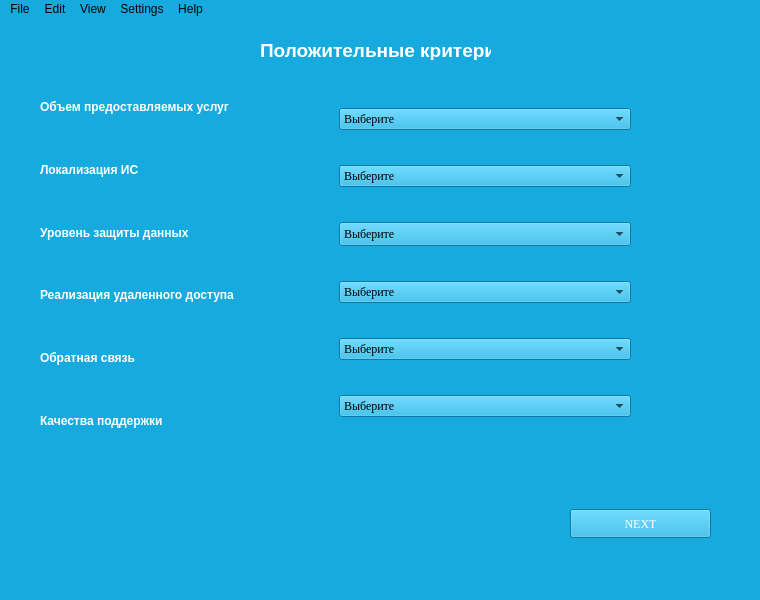
<?xml version="1.0" encoding="UTF-8"?>
<ui version="4.0">
 <class>MainWindow</class>
 <widget class="QMainWindow" name="MainWindow">
  <property name="geometry">
   <rect>
    <x>0</x>
    <y>0</y>
    <width>760</width>
    <height>600</height>
   </rect>
  </property>
  <property name="font">
   <font>
    <family>Liberation Serif</family>
   </font>
  </property>
  <property name="windowTitle">
   <string>Evaluator</string>
  </property>
  <property name="layoutDirection">
   <enum>Qt::LeftToRight</enum>
  </property>
  <property name="autoFillBackground">
   <bool>false</bool>
  </property>
  <property name="styleSheet">
   <string notr="true">border-top-color: rgb(255, 255, 255);
selection-background-color: rgb(0, 54, 255);
background-color: rgb(22, 170, 223);
selection-color: rgb(255, 255, 255);
color: rgb(0, 0, 0);</string>
  </property>
  <property name="tabShape">
   <enum>QTabWidget::Rounded</enum>
  </property>
  <widget class="QWidget" name="centralwidget">
   <widget class="QLabel" name="label_7">
    <property name="geometry">
     <rect>
      <x>260</x>
      <y>20</y>
      <width>231</width>
      <height>21</height>
     </rect>
    </property>
    <property name="styleSheet">
     <string notr="true">color: qlineargradient(spread:pad, x1:0, y1:0, x2:1, y2:0, stop:0 rgba(0, 0, 0, 255), stop:1 rgba(255, 255, 255, 255));</string>
    </property>
    <property name="text">
     <string notr="true">&lt;html&gt;&lt;head/&gt;&lt;body&gt;&lt;p align=&quot;center&quot;&gt;&lt;span style=&quot; font-family:'Liberation Serif,serif'; font-size:14pt; font-weight:600; color:#ffffff;&quot;&gt;Положительные критерии&lt;/span&gt;&lt;/p&gt;&lt;/body&gt;&lt;/html&gt;</string>
    </property>
    <property name="textFormat">
     <enum>Qt::AutoText</enum>
    </property>
    <property name="scaledContents">
     <bool>true</bool>
    </property>
    <property name="textInteractionFlags">
     <set>Qt::NoTextInteraction</set>
    </property>
   </widget>
   <widget class="QPushButton" name="pushButton">
    <property name="geometry">
     <rect>
      <x>570</x>
      <y>490</y>
      <width>141</width>
      <height>29</height>
     </rect>
    </property>
    <property name="sizePolicy">
     <sizepolicy hsizetype="Minimum" vsizetype="Fixed">
      <horstretch>0</horstretch>
      <verstretch>0</verstretch>
     </sizepolicy>
    </property>
    <property name="font">
     <font>
      <family>Liberation Serif</family>
     </font>
    </property>
    <property name="autoFillBackground">
     <bool>false</bool>
    </property>
    <property name="styleSheet">
     <string notr="true">color: rgb(255, 255, 255);</string>
    </property>
    <property name="text">
     <string>NEXT</string>
    </property>
    <property name="autoDefault">
     <bool>false</bool>
    </property>
    <property name="default">
     <bool>false</bool>
    </property>
    <property name="flat">
     <bool>false</bool>
    </property>
   </widget>
   <widget class="QWidget" name="layoutWidget">
    <property name="geometry">
     <rect>
      <x>40</x>
      <y>60</y>
      <width>591</width>
      <height>371</height>
     </rect>
    </property>
    <layout class="QHBoxLayout" name="horizontalLayout">
     <item>
      <layout class="QVBoxLayout" name="verticalLayout_2">
       <item>
        <widget class="QLabel" name="label">
         <property name="styleSheet">
          <string notr="true">color: qlineargradient(spread:pad, x1:0, y1:0, x2:1, y2:0, stop:0 rgba(0, 0, 0, 255), stop:1 rgba(255, 255, 255, 255));</string>
         </property>
         <property name="text">
          <string notr="true">&lt;html&gt;&lt;head/&gt;&lt;body&gt;&lt;p align=&quot;justify&quot;&gt;&lt;span style=&quot; font-family:'Liberation Serif,serif'; font-weight:600; color:#ffffff;&quot;&gt;Объем предоставляемых услуг&lt;/span&gt;&lt;/p&gt;&lt;/body&gt;&lt;/html&gt;</string>
         </property>
         <property name="textFormat">
          <enum>Qt::AutoText</enum>
         </property>
         <property name="scaledContents">
          <bool>true</bool>
         </property>
         <property name="textInteractionFlags">
          <set>Qt::NoTextInteraction</set>
         </property>
        </widget>
       </item>
       <item>
        <widget class="QLabel" name="label_2">
         <property name="text">
          <string>&lt;html&gt;&lt;head/&gt;&lt;body&gt;&lt;p align=&quot;justify&quot;&gt;&lt;span style=&quot; font-family:'Liberation Serif,serif'; font-weight:600; color:#ffffff;&quot;&gt;Локализация ИС&lt;/span&gt;&lt;/p&gt;&lt;/body&gt;&lt;/html&gt;</string>
         </property>
        </widget>
       </item>
       <item>
        <widget class="QLabel" name="label_3">
         <property name="styleSheet">
          <string notr="true">color: qlineargradient(spread:pad, x1:0, y1:0, x2:1, y2:0, stop:0 rgba(0, 0, 0, 255), stop:1 rgba(255, 255, 255, 255));</string>
         </property>
         <property name="text">
          <string notr="true">&lt;html&gt;&lt;head/&gt;&lt;body&gt;&lt;p align=&quot;justify&quot;&gt;&lt;span style=&quot; font-family:'Liberation Serif,serif'; font-weight:600; color:#ffffff;&quot;&gt;Уровень защиты данных&lt;/span&gt;&lt;/p&gt;&lt;/body&gt;&lt;/html&gt;</string>
         </property>
         <property name="textFormat">
          <enum>Qt::AutoText</enum>
         </property>
         <property name="scaledContents">
          <bool>true</bool>
         </property>
         <property name="textInteractionFlags">
          <set>Qt::NoTextInteraction</set>
         </property>
        </widget>
       </item>
       <item>
        <widget class="QLabel" name="label_4">
         <property name="text">
          <string>&lt;html&gt;&lt;head/&gt;&lt;body&gt;&lt;p align=&quot;justify&quot;&gt;&lt;span style=&quot; font-family:'Liberation Serif,serif'; font-weight:600; color:#ffffff;&quot;&gt;Реализация удаленного доступа&lt;/span&gt;&lt;/p&gt;&lt;/body&gt;&lt;/html&gt;</string>
         </property>
        </widget>
       </item>
       <item>
        <widget class="QLabel" name="label_5">
         <property name="text">
          <string>&lt;html&gt;&lt;head/&gt;&lt;body&gt;&lt;p align=&quot;justify&quot;&gt;&lt;span style=&quot; font-family:'Liberation Serif,serif'; font-weight:600; color:#ffffff;&quot;&gt;Обратная связь&lt;/span&gt;&lt;/p&gt;&lt;/body&gt;&lt;/html&gt;</string>
         </property>
        </widget>
       </item>
       <item>
        <widget class="QLabel" name="label_6">
         <property name="text">
          <string>&lt;html&gt;&lt;head/&gt;&lt;body&gt;&lt;p align=&quot;justify&quot;&gt;&lt;span style=&quot; font-family:'Liberation Serif,serif'; font-weight:600; color:#ffffff;&quot;&gt;Качества поддержки&lt;/span&gt;&lt;/p&gt;&lt;/body&gt;&lt;/html&gt;</string>
         </property>
        </widget>
       </item>
      </layout>
     </item>
     <item>
      <layout class="QVBoxLayout" name="verticalLayout">
       <item>
        <widget class="QComboBox" name="comboBox">
         <property name="font">
          <font>
           <family>Liberation Serif</family>
           <kerning>true</kerning>
          </font>
         </property>
         <property name="autoFillBackground">
          <bool>false</bool>
         </property>
         <item>
          <property name="text">
           <string>Выберите</string>
          </property>
         </item>
         <item>
          <property name="text">
           <string>Обширный</string>
          </property>
         </item>
         <item>
          <property name="text">
           <string>Полный</string>
          </property>
         </item>
         <item>
          <property name="text">
           <string>Неполный</string>
          </property>
         </item>
        </widget>
       </item>
       <item>
        <widget class="QComboBox" name="comboBox_2">
         <property name="font">
          <font>
           <family>Liberation Serif</family>
          </font>
         </property>
         <property name="sizeAdjustPolicy">
          <enum>QComboBox::AdjustToContentsOnFirstShow</enum>
         </property>
         <item>
          <property name="text">
           <string>Выберите</string>
          </property>
         </item>
         <item>
          <property name="text">
           <string>Надежная</string>
          </property>
         </item>
         <item>
          <property name="text">
           <string>Частичная</string>
          </property>
         </item>
         <item>
          <property name="text">
           <string>Отсутствие</string>
          </property>
         </item>
        </widget>
       </item>
       <item>
        <widget class="QComboBox" name="comboBox_3">
         <property name="font">
          <font>
           <family>Liberation Serif</family>
          </font>
         </property>
         <property name="sizeAdjustPolicy">
          <enum>QComboBox::AdjustToMinimumContentsLengthWithIcon</enum>
         </property>
         <item>
          <property name="text">
           <string>Выберите</string>
          </property>
         </item>
         <item>
          <property name="text">
           <string>Строго регламентированный</string>
          </property>
         </item>
         <item>
          <property name="text">
           <string>Чувствительный</string>
          </property>
         </item>
         <item>
          <property name="text">
           <string>Базовый уровень</string>
          </property>
         </item>
        </widget>
       </item>
       <item>
        <widget class="QComboBox" name="comboBox_4">
         <property name="font">
          <font>
           <family>Liberation Serif</family>
          </font>
         </property>
         <property name="sizeAdjustPolicy">
          <enum>QComboBox::AdjustToContents</enum>
         </property>
         <item>
          <property name="text">
           <string>Выберите</string>
          </property>
         </item>
         <item>
          <property name="text">
           <string>Немедленный доступ</string>
          </property>
         </item>
         <item>
          <property name="text">
           <string>Доступ к конечной точке</string>
          </property>
         </item>
         <item>
          <property name="text">
           <string>Неэффективный доступ</string>
          </property>
         </item>
        </widget>
       </item>
       <item>
        <widget class="QComboBox" name="comboBox_5">
         <property name="font">
          <font>
           <family>Liberation Serif</family>
          </font>
         </property>
         <property name="sizeAdjustPolicy">
          <enum>QComboBox::AdjustToContents</enum>
         </property>
         <property name="frame">
          <bool>true</bool>
         </property>
         <item>
          <property name="text">
           <string>Выберите</string>
          </property>
         </item>
         <item>
          <property name="text">
           <string>Реальные отзывы</string>
          </property>
         </item>
         <item>
          <property name="text">
           <string>Сомнительная система</string>
          </property>
         </item>
         <item>
          <property name="text">
           <string>Нет отзывов</string>
          </property>
         </item>
        </widget>
       </item>
       <item>
        <widget class="QComboBox" name="comboBox_6">
         <property name="enabled">
          <bool>true</bool>
         </property>
         <property name="font">
          <font>
           <family>Liberation Serif</family>
          </font>
         </property>
         <property name="sizeAdjustPolicy">
          <enum>QComboBox::AdjustToContents</enum>
         </property>
         <property name="frame">
          <bool>true</bool>
         </property>
         <item>
          <property name="text">
           <string>Выберите</string>
          </property>
         </item>
         <item>
          <property name="text">
           <string>Нет поддержки</string>
          </property>
         </item>
         <item>
          <property name="text">
           <string>Реализация одного варианта</string>
          </property>
         </item>
         <item>
          <property name="text">
           <string>Реализация двух вариантов</string>
          </property>
         </item>
         <item>
          <property name="text">
           <string>Многовариантная реализация</string>
          </property>
         </item>
        </widget>
       </item>
      </layout>
     </item>
    </layout>
   </widget>
  </widget>
  <widget class="QStatusBar" name="statusbar"/>
  <widget class="QMenuBar" name="menubar">
   <property name="geometry">
    <rect>
     <x>0</x>
     <y>0</y>
     <width>760</width>
     <height>26</height>
    </rect>
   </property>
   <widget class="QMenu" name="menuFile">
    <property name="title">
     <string>File</string>
    </property>
    <widget class="QMenu" name="menuOpen">
     <property name="title">
      <string>Open</string>
     </property>
     <addaction name="actionRecent_2"/>
    </widget>
    <addaction name="actionNew"/>
    <addaction name="menuOpen"/>
    <addaction name="actionSave"/>
   </widget>
   <widget class="QMenu" name="menuEdit">
    <property name="title">
     <string>Edit</string>
    </property>
    <addaction name="actionUndo"/>
    <addaction name="actionRedo"/>
    <addaction name="separator"/>
    <addaction name="actionCut"/>
    <addaction name="actionCopy"/>
    <addaction name="actionPaste"/>
    <addaction name="separator"/>
    <addaction name="actionFind"/>
    <addaction name="actionReplace"/>
   </widget>
   <widget class="QMenu" name="menuView">
    <property name="title">
     <string>View</string>
    </property>
   </widget>
   <widget class="QMenu" name="menuSettings">
    <property name="title">
     <string>Settings</string>
    </property>
    <addaction name="actionPreferences"/>
   </widget>
   <widget class="QMenu" name="menuHelp">
    <property name="title">
     <string>Help</string>
    </property>
   </widget>
   <addaction name="menuFile"/>
   <addaction name="menuEdit"/>
   <addaction name="menuView"/>
   <addaction name="menuSettings"/>
   <addaction name="menuHelp"/>
  </widget>
  <action name="actionNew">
   <property name="text">
    <string>New</string>
   </property>
   <property name="shortcut">
    <string>Ctrl+N</string>
   </property>
  </action>
  <action name="actionSave">
   <property name="text">
    <string>Save</string>
   </property>
   <property name="shortcut">
    <string>Ctrl+S</string>
   </property>
  </action>
  <action name="actionPreferences">
   <property name="text">
    <string>Preferences</string>
   </property>
  </action>
  <action name="actionUndo">
   <property name="text">
    <string>Undo</string>
   </property>
   <property name="shortcut">
    <string>Ctrl+Z</string>
   </property>
  </action>
  <action name="actionRedo">
   <property name="text">
    <string>Redo</string>
   </property>
   <property name="shortcut">
    <string>Ctrl+Y</string>
   </property>
  </action>
  <action name="actionCut">
   <property name="text">
    <string>Cut</string>
   </property>
   <property name="shortcut">
    <string>Ctrl+X</string>
   </property>
  </action>
  <action name="actionCopy">
   <property name="text">
    <string>Copy</string>
   </property>
   <property name="shortcut">
    <string>Ctrl+C</string>
   </property>
  </action>
  <action name="actionPaste">
   <property name="text">
    <string>Paste</string>
   </property>
   <property name="shortcut">
    <string>Ctrl+V</string>
   </property>
  </action>
  <action name="actionFind">
   <property name="text">
    <string>Find</string>
   </property>
   <property name="shortcut">
    <string>Ctrl+F</string>
   </property>
  </action>
  <action name="actionReplace">
   <property name="text">
    <string>Replace</string>
   </property>
   <property name="shortcut">
    <string>Ctrl+H</string>
   </property>
  </action>
  <action name="actionRecent">
   <property name="text">
    <string>Recent</string>
   </property>
  </action>
  <action name="actionRecent_2">
   <property name="text">
    <string>Recent</string>
   </property>
  </action>
 </widget>
 <resources>
  <include location="coursework.qrc"/>
 </resources>
 <connections/>
</ui>
